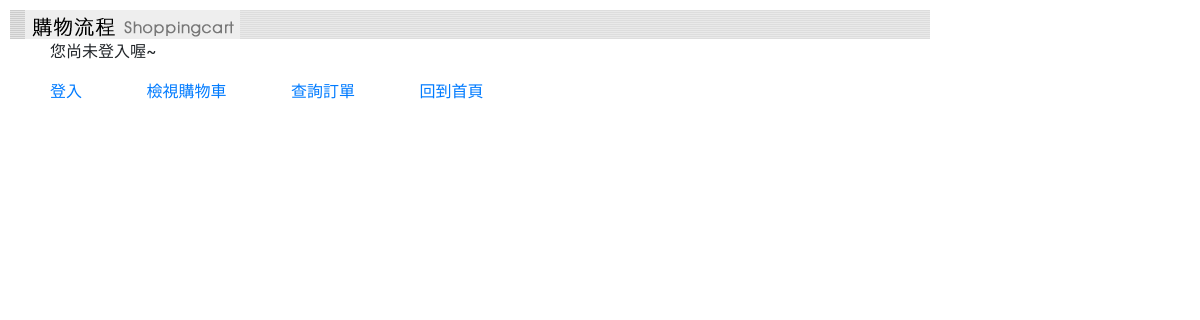
Before: / with the older database file.
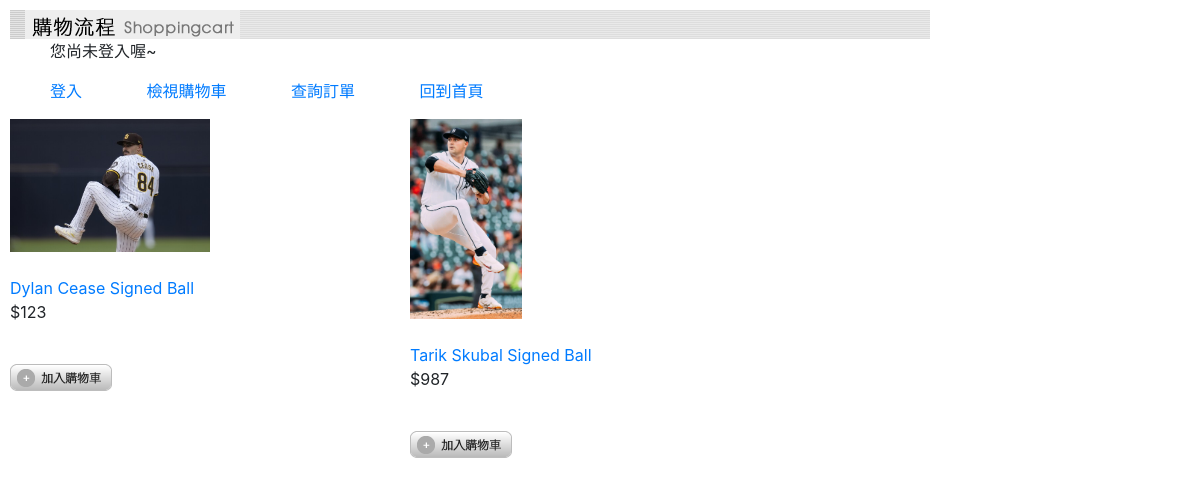
After: the same page with the newer database file.
### cartapp/models.py (models this page shows, shortened)
class ProductModel(models.Model):
    pname =  models.CharField(max_length=100, default='')
    pprice = models.IntegerField(default=0)
    pimages = models.CharField(max_length=100, default='')
    pdescription = models.TextField(blank=True, default='')

### cartapp/views.py (the view)
# urls.py: path('', views.index),
def index(request):
	global cartlist
	if 'cartlist' in request.session:  #若session中存在cartlist就讀出
		cartlist = request.session['cartlist']
	else:  #重新購物
		cartlist = []
	cartnum = len(cartlist)  #購買商品筆數
	productall = models.ProductModel.objects.filter(pname__contains="Signed")
	if request.user.is_authenticated:
		name = request.user.username
	else:
		name = '最優質的顧客'
	return render(request, "index.html", locals())

### templates/index.html
{% extends "base.html" %}
{% load static %}
{% block content %}
  <div class="product-container">
    {% for product in productall %}
        <div class="products">
            <a href="/detail/{{product.id}}"><img src="/static/images/{{product.pimages}}" alt="產品詳細資料" width="200" height="200" border="0" /></a>
            <br>
            <a href="/detail/{{product.id}}">{{product.pname}}</a>
                <p>${{product.pprice}}</p> <br>
              <a href="/addtocart/add/{{product.id}}/"><img src="{% static 'images/icon_cart.png' %}" height="27" border="0" /></a>
        </div>
    {% endfor %}
</div>
{% endblock %}

### templates/base.html (shortened to what this page needs)
<!DOCTYPE html>
<html>
<head>
    {% load static %}
    <link href="{% static 'css/style.css' %}" rel="stylesheet" type="text/css" />
    <link
      rel="stylesheet"
      href="https://stackpath.bootstrapcdn.com/bootstrap/4.1.3/css/bootstrap.min.css"
 />
</head>
<body>
    <div id="warp">
      <div id="content">
        <img src="{% static "images/cartTitle2.png" %}" width="920" height="29" />
        <div id="sidediv">
          <ul>
            <div class="links">
              {% if request.user.is_authenticated %}
              <p>歡迎光臨:{{request.user.username}}  </p>
              <a href="/accounts/logout/">登出</a>
              {% else %}
              <p> 您尚未登入喔~ </p>
               <a href="/accounts/login/">登入</a>
              {% endif %}
              <a href="/cart/">檢視購物車</a>
              <a href="/cartordercheck/">查詢訂單</a>
              <a href="/index/">回到首頁</a>
            </div>
          </ul>
        </div>
        {% block content %}{% endblock %}
      </div>
    </div>
</body>
</html>

### static/css/style.css (style rules this page uses)
body { padding: 10px; box-sizing: border-box; }
.product-container { display: flex; flex-direction: row; width: 100%; height: 100vh; flex-wrap: wrap; gap: 200px; }
.product-container img { max-width: 200px; max-height: 200px; width: auto; height: auto; display: block; }

### templates/base.html (style rules this page uses)
.links a { margin-right: 60px; }
.links a:last-child { margin-right: 0; }

Changed rows visible on the page:
added ProductModel: pimages (picture), pname "Dylan Cease Signed Ball", pprice "123"
added ProductModel: pimages (picture), pname "Tarik Skubal Signed Ball", pprice "987"
